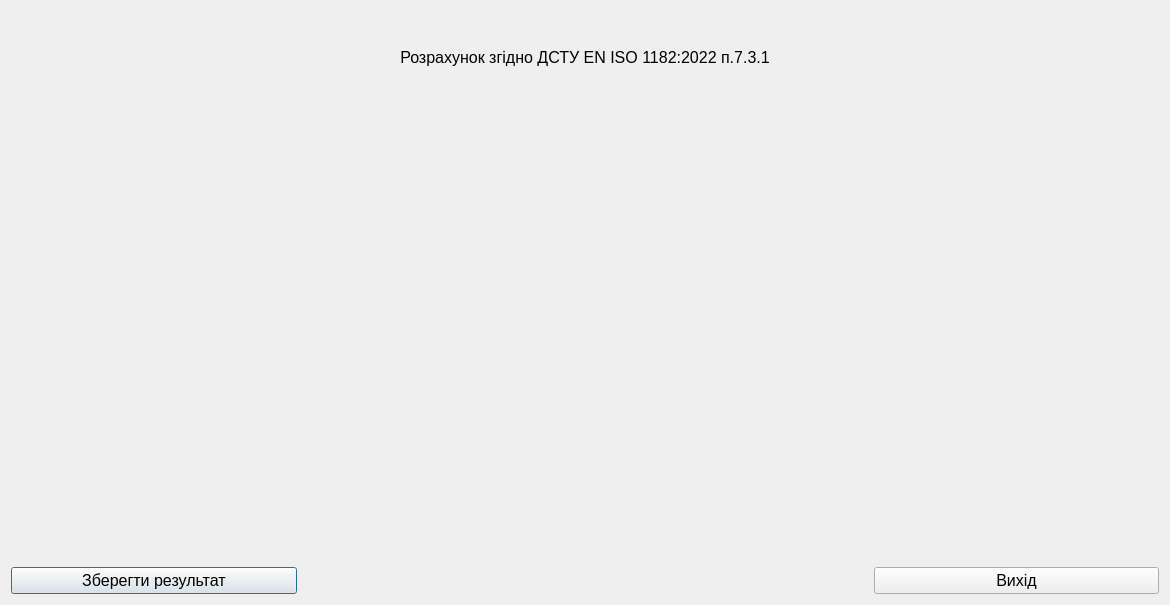
<?xml version="1.0" encoding="UTF-8"?>
<ui version="4.0">
 <class>DialogTableResult</class>
 <widget class="QDialog" name="DialogTableResult">
  <property name="geometry">
   <rect>
    <x>0</x>
    <y>0</y>
    <width>1170</width>
    <height>605</height>
   </rect>
  </property>
  <property name="font">
   <font>
    <pointsize>12</pointsize>
   </font>
  </property>
  <property name="windowTitle">
   <string>Dialog</string>
  </property>
  <layout class="QVBoxLayout" name="verticalLayout" stretch="10,0">
   <item>
    <widget class="QLabel" name="labelTableResult">
     <property name="text">
      <string>&lt;br&gt;&lt;center&gt;Розрахунок згідно ДСТУ EN ISO 1182:2022 п.7.3.1&lt;/center&gt;</string>
     </property>
     <property name="alignment">
      <set>Qt::AlignLeading|Qt::AlignLeft|Qt::AlignTop</set>
     </property>
     <property name="wordWrap">
      <bool>true</bool>
     </property>
    </widget>
   </item>
   <item>
    <layout class="QHBoxLayout" name="horizontalLayout" stretch="1,2,1">
     <item>
      <widget class="QPushButton" name="buttonTableResultSave">
       <property name="text">
        <string> Зберегти результат </string>
       </property>
       <property name="icon">
        <iconset resource="res.qrc">
         <normaloff>:/icons/Save.ico</normaloff>:/icons/Save.ico</iconset>
       </property>
       <property name="iconSize">
        <size>
         <width>48</width>
         <height>48</height>
        </size>
       </property>
      </widget>
     </item>
     <item>
      <spacer name="horizontalSpacer">
       <property name="orientation">
        <enum>Qt::Horizontal</enum>
       </property>
       <property name="sizeHint" stdset="0">
        <size>
         <width>40</width>
         <height>20</height>
        </size>
       </property>
      </spacer>
     </item>
     <item>
      <widget class="QPushButton" name="buttonTableResultExit">
       <property name="text">
        <string> Вихід </string>
       </property>
       <property name="icon">
        <iconset resource="res.qrc">
         <normaloff>:/icons/exit.ico</normaloff>:/icons/exit.ico</iconset>
       </property>
       <property name="iconSize">
        <size>
         <width>48</width>
         <height>48</height>
        </size>
       </property>
      </widget>
     </item>
    </layout>
   </item>
  </layout>
 </widget>
 <resources>
  <include location="res.qrc"/>
 </resources>
 <connections/>
</ui>
